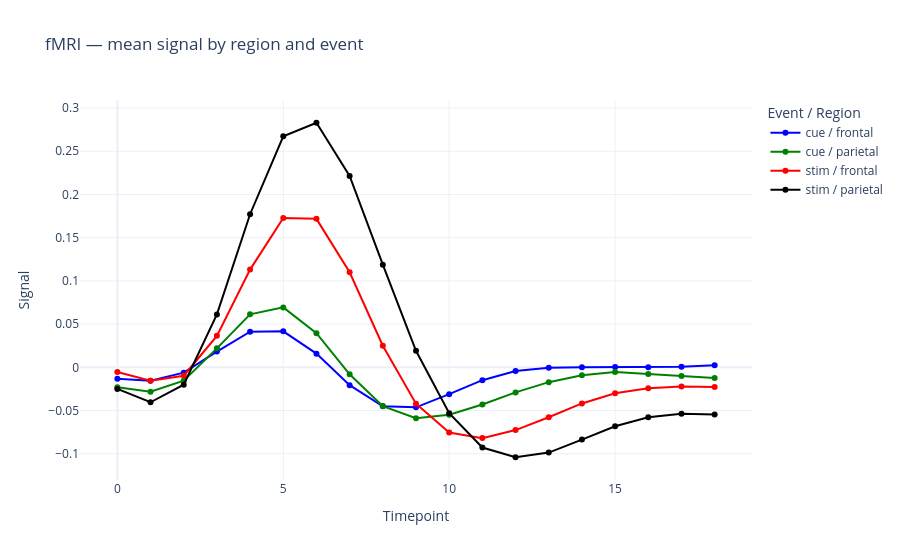

Here is the notebook cell this chart was saved with:
### Markdown cell above
Wersja z ```plotly```

### Code cell
mask1 = (fmri_agg['event'] == 'cue') & (fmri_agg['region'] == 'frontal')
mask2 = (fmri_agg['event'] == 'cue') & (fmri_agg['region'] == 'parietal')
mask3 = (fmri_agg['event'] == 'stim') & (fmri_agg['region'] == 'frontal')
mask4 = (fmri_agg['event'] == 'stim') & (fmri_agg['region'] == 'parietal')

masks = [mask1, mask2, mask3, mask4]
colors = ['blue', 'green', 'red', 'black']
labels = ['cue / frontal', 'cue / parietal', 'stim / frontal', 'stim / parietal']

fig = go.Figure()

for mask, color, label in zip(masks, colors, labels):
    fig.add_trace(go.Scatter(
        x=fmri_agg.loc[mask, 'timepoint'],
        y=fmri_agg.loc[mask, 'signal'],
        mode='lines+markers',
        line=dict(color=color),
        name=label
    ))

fig.update_layout(
    title="fMRI — mean signal by region and event",
    xaxis_title="Timepoint",
    yaxis_title="Signal",
    legend_title="Event / Region",
    template="plotly_white"
)

fig.show()

### Figure 1 — Plotly figure (JSON) as saved in the notebook; plotly's stock layout.template omitted (floating-point values rounded to 4 significant figures)
{"data": [{"line": {"color": "blue"}, "mode": "lines+markers", "name": "cue / frontal", "type": "scatter", "x": [0, 1, 2, 3, 4, 5, 6, 7, 8, 9, 10, 11, 12, 13, 14, 15, 16, 17, 18], "y": [-0.01314, -0.01561, -0.006178, 0.01823, 0.04128, 0.04164, 0.01582, -0.02067, -0.04513, -0.04629, -0.0311, -0.01492, -0.004388, -0.0004407, 3.598e-05, 0.0003024, 7.456e-05, 0.0006964, 0.002276]}, {"line": {"color": "green"}, "mode": "lines+markers", "name": "cue / parietal", "type": "scatter", "x": [0, 1, 2, 3, 4, 5, 6, 7, 8, 9, 10, 11, 12, 13, 14, 15, 16, 17, 18], "y": [-0.02317, -0.0283, -0.01548, 0.02194, 0.0613, 0.06934, 0.03949, -0.008105, -0.04491, -0.05889, -0.05496, -0.04307, -0.02901, -0.01718, -0.009225, -0.005511, -0.007607, -0.01018, -0.01237]}, {"line": {"color": "red"}, "mode": "lines+markers", "name": "stim / frontal", "type": "scatter", "x": [0, 1, 2, 3, 4, 5, 6, 7, 8, 9, 10, 11, 12, 13, 14, 15, 16, 17, 18], "y": [-0.005349, -0.01564, -0.00977, 0.03639, 0.1131, 0.1727, 0.1718, 0.11, 0.02491, -0.04204, -0.07556, -0.08193, -0.07263, -0.05781, -0.04181, -0.03012, -0.02433, -0.02217, -0.02284]}, {"line": {"color": "black"}, "mode": "lines+markers", "name": "stim / parietal", "type": "scatter", "x": [0, 1, 2, 3, 4, 5, 6, 7, 8, 9, 10, 11, 12, 13, 14, 15, 16, 17, 18], "y": [-0.025, -0.04046, -0.02006, 0.06122, 0.1771, 0.2672, 0.283, 0.2214, 0.1188, 0.01906, -0.05312, -0.09285, -0.1041, -0.0987, -0.08364, -0.06819, -0.05779, -0.05381, -0.05454]}], "layout": {"legend": {"title": {"text": "Event / Region"}}, "title": {"text": "fMRI — mean signal by region and event"}, "xaxis": {"title": {"text": "Timepoint"}}, "yaxis": {"title": {"text": "Signal"}}}}
